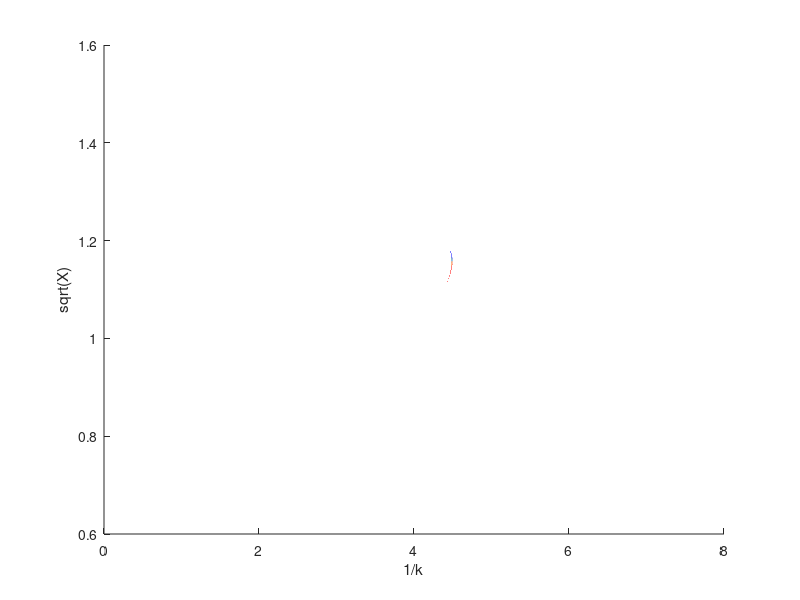

Here is the MATLAB script that generated this plot: (Note: this script raises an error after producing the figure.)
%% Fung Ch6 Rewrite
clc, clear;
i = sqrt(-1);

% page 219 parameters
% mu = 76;
% a_h = -0.15;
% x_alpha = 0.25;
% r_alpha = sqrt(0.388);
% b = 5 / 12; % ft
% freq_alpha = 64.1; % rad/s
% freq_h = 55.9; % rad/s
% g_alpha = 0;
% g_h = 0;

% doppler's fin
% a_h =  0.0;
% b = 2.25/12;
% x_alpha = 0.0;
% r_alpha = 0.57785;
% freq_alpha = 2866.77844;
% freq_h = 1853.69007;
% mu = 110.28942;
% g_alpha = 0.005;
% g_h = 0.005;

% Cippola N5800 Parameters - This is one of the examples shipped with
%FinSim
a_h = 0.0;
b = 3.5625 / 12; % ft
x_alpha = 0.316;
r_alpha = 0.57757;
freq_alpha = 2593.373; % rad/s
freq_h = 2458.08525; % rad/s
mu = 77.11441;
g_alpha = 0.00;
g_h = 0.00;


invkstepsize = 0.00001;
invkrange = [invkstepsize,8];
n = uint32(((invkrange(2) - invkrange(1)) / invkstepsize) + 1);
invk_set = linspace(invkrange(1),invkrange(2),n);
k_set = 1 ./ invk_set;


k = k_set;
k_inv = invk_set;

Ch_k = besselh(1,2,k) ./ (besselh(1,2,k) + (i * besselh(0,2,k))); % Theodorsen Function; Less lines to compute than using the other bessel functions
F = real(Ch_k);
G = imag(Ch_k);

A_R = -(mu + 1) - (2 .* G ./ k);
A_I = 2 .* F ./ k;
B_R = -((mu .* x_alpha) - a_h) + (2 .* F ./ k.^2) - ((0.5 - a_h) .* 2 .* G ./ k);
B_I = (1 ./ k) .* (1 + (2 .* G ./ k) + ((0.5 - a_h) .* 2 .* F));
D_R = -((mu .* x_alpha) - a_h) + ((0.5 + a_h) .* 2 .* G ./ k);
D_I = -(0.5 + a_h) .* 2 .* F ./ k;
E_R = -((mu .* r_alpha.^2) + a_h.^2 + 0.125) + ((0.25 - a_h.^2) .* 2 .* G ./ k) - ((0.5 + a_h) .* 2 .* F ./ k.^2);
E_I = (1 ./ k) .* ((0.5 - a_h) - ((0.5 + a_h) * 2 .* G ./ k) - ((0.25 - a_h.^2) * 2 .* F));

delta_R_A = (1 - (g_h * g_alpha)) * mu^2 * r_alpha.^2 * freq_h.^2 / freq_alpha.^2;
delta_R_B = (mu * freq_h.^2 / freq_alpha.^2 .* (E_R - (g_h .* E_I))) + (mu * r_alpha.^2 .* (A_R - (g_alpha .* A_I)));
delta_R_C = (A_R .* E_R) - (B_R .* D_R) - (A_I .* E_I) + (B_I .* D_I);

delta_I_A = (g_h + g_alpha) * mu^2 * r_alpha^2 * freq_h.^2 / freq_alpha^2;
delta_I_B = (mu .* freq_h.^2 ./ freq_alpha.^2 .* ((g_h .* E_R) + E_I)) + (mu .* r_alpha.^2 .* (A_I + (g_alpha .* A_R)));
delta_I_C = (A_I .* E_R) - (B_R .* D_I) + (A_R .* E_I) - (B_I .* D_R);

X_R1 = (-delta_R_B + sqrt(delta_R_B.^2 - (4 .* delta_R_A .* delta_R_C))) ./ (2 .* delta_R_A);
X_R2 = (-delta_R_B - sqrt(delta_R_B.^2 - (4 .* delta_R_A .* delta_R_C))) ./ (2 .* delta_R_A);

if(~delta_I_A == 0)
    X_I1 = (-delta_I_B + sqrt(delta_I_B.^2 - (4 .* delta_I_A .* delta_I_C))) ./ (2 .* delta_I_A);
    X_I2 = (-delta_I_B - sqrt(delta_I_B.^2 - (4 .* delta_I_A .* delta_I_C))) ./ (2 .* delta_I_A);
else
    X_I1 = -delta_I_C ./ delta_I_B;
    X_I2 = -delta_I_C ./ delta_I_B;
end

rt_X_R1 = sqrt(X_R1);
rt_X_R2 = sqrt(X_R2);
rt_X_I1 = sqrt(X_I1);
rt_X_I2 = sqrt(X_I2);

solutionmatrix = [k; k_inv; X_R1; X_R2; X_I1; rt_X_R1; rt_X_R2; rt_X_I1;];
imagMatrix2 = [zeros(1,size(delta_I_B,2)); delta_I_B; delta_I_C];
realMatrix2 = [zeros(1,size(delta_I_B,2)) + delta_R_A; delta_R_B; delta_R_C];

XRatio1 = abs(1 - abs(solutionmatrix(6,:) ./ solutionmatrix(8,:)));
XRatio2 = abs(1 - abs(solutionmatrix(7,:) ./ solutionmatrix(8,:)));


fig = figure();
hold on;
invk = solutionmatrix(2,:);
rt_X = solutionmatrix(6:8,:);
plot(invk,rt_X)
xlabel("1/k");
ylabel("sqrt(X)");
%axis([-inf inf 0.6 1.3])


[~,idx1] = find(XRatio2 == min(XRatio2,[],"omitnan"));
flutterPoint = solutionmatrix(:,idx1);
Uf = freq_alpha * b * flutterPoint(2) / flutterPoint(7);
flutterFreq = freq_alpha / flutterPoint(7) / (2 * pi());
inv_kf = flutterPoint(2);
kf = flutterPoint(1);
flutter_rtX = flutterPoint(7);

fprintf("Uf = %g ft/s\nFcr = %g Hz\nkf = %g\nsqrt(Xf) = %g\n1/kf = %g\n",Uf,flutterFreq,kf,flutter_rtX,inv_kf)
